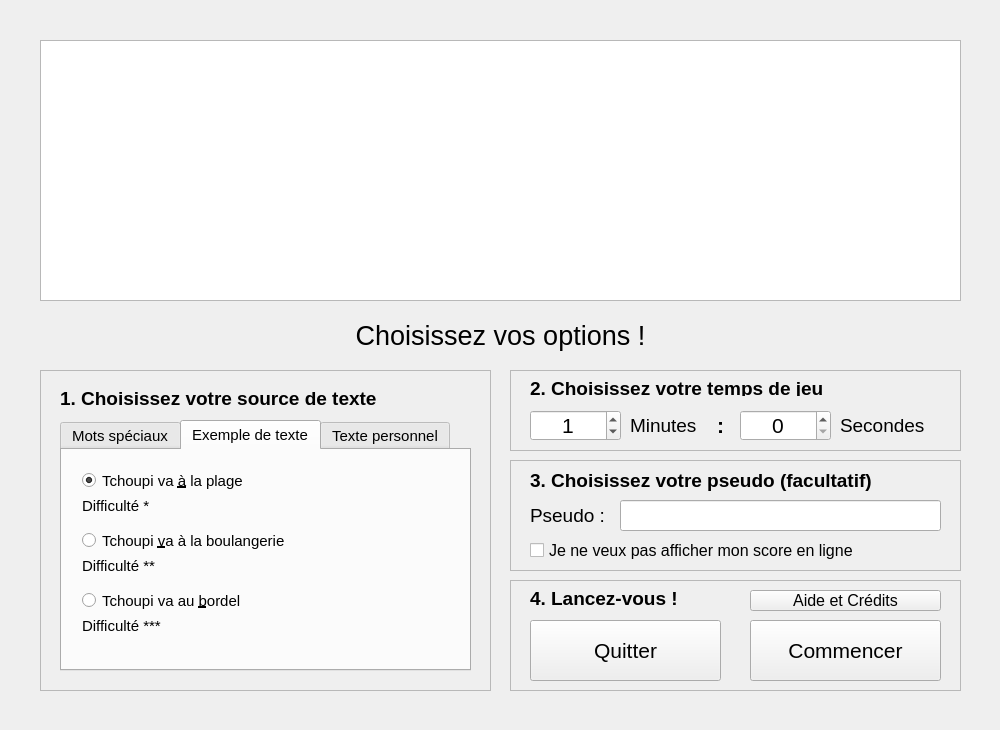
<?xml version="1.0" encoding="UTF-8"?>
<ui version="4.0">
 <class>Menu</class>
 <widget class="QMainWindow" name="Menu">
  <property name="geometry">
   <rect>
    <x>0</x>
    <y>0</y>
    <width>1000</width>
    <height>730</height>
   </rect>
  </property>
  <property name="sizePolicy">
   <sizepolicy hsizetype="Fixed" vsizetype="Fixed">
    <horstretch>0</horstretch>
    <verstretch>0</verstretch>
   </sizepolicy>
  </property>
  <property name="minimumSize">
   <size>
    <width>1000</width>
    <height>730</height>
   </size>
  </property>
  <property name="maximumSize">
   <size>
    <width>1000</width>
    <height>730</height>
   </size>
  </property>
  <property name="windowTitle">
   <string>Menu</string>
  </property>
  <widget class="QWidget" name="ZoneCentrale">
   <widget class="QGraphicsView" name="FondIcone">
    <property name="geometry">
     <rect>
      <x>40</x>
      <y>40</y>
      <width>921</width>
      <height>261</height>
     </rect>
    </property>
   </widget>
   <widget class="QLabel" name="LabelChoisissez">
    <property name="geometry">
     <rect>
      <x>280</x>
      <y>320</y>
      <width>441</width>
      <height>31</height>
     </rect>
    </property>
    <property name="font">
     <font>
      <pointsize>20</pointsize>
     </font>
    </property>
    <property name="text">
     <string>Choisissez vos options !</string>
    </property>
    <property name="alignment">
     <set>Qt::AlignCenter</set>
    </property>
   </widget>
   <widget class="QFrame" name="FrameTempsJeu">
    <property name="geometry">
     <rect>
      <x>510</x>
      <y>370</y>
      <width>451</width>
      <height>81</height>
     </rect>
    </property>
    <property name="frameShape">
     <enum>QFrame::StyledPanel</enum>
    </property>
    <property name="frameShadow">
     <enum>QFrame::Plain</enum>
    </property>
    <widget class="QLabel" name="LabelTempsJeuT">
     <property name="geometry">
      <rect>
       <x>20</x>
       <y>10</y>
       <width>411</width>
       <height>16</height>
      </rect>
     </property>
     <property name="font">
      <font>
       <pointsize>14</pointsize>
       <weight>75</weight>
       <bold>true</bold>
      </font>
     </property>
     <property name="text">
      <string>2. Choisissez votre temps de jeu</string>
     </property>
    </widget>
    <widget class="QLabel" name="LabelTempsJeuMinutes">
     <property name="geometry">
      <rect>
       <x>120</x>
       <y>40</y>
       <width>101</width>
       <height>31</height>
      </rect>
     </property>
     <property name="font">
      <font>
       <pointsize>14</pointsize>
      </font>
     </property>
     <property name="text">
      <string>Minutes</string>
     </property>
    </widget>
    <widget class="QLabel" name="LabelTempsJeuSecondes">
     <property name="geometry">
      <rect>
       <x>330</x>
       <y>40</y>
       <width>101</width>
       <height>31</height>
      </rect>
     </property>
     <property name="font">
      <font>
       <pointsize>14</pointsize>
      </font>
     </property>
     <property name="text">
      <string>Secondes</string>
     </property>
    </widget>
    <widget class="QLabel" name="LabelTempsColon">
     <property name="geometry">
      <rect>
       <x>190</x>
       <y>40</y>
       <width>41</width>
       <height>31</height>
      </rect>
     </property>
     <property name="font">
      <font>
       <pointsize>16</pointsize>
       <weight>75</weight>
       <bold>true</bold>
      </font>
     </property>
     <property name="text">
      <string>:</string>
     </property>
     <property name="alignment">
      <set>Qt::AlignCenter</set>
     </property>
    </widget>
    <widget class="QSpinBox" name="SBoxMinutes">
     <property name="geometry">
      <rect>
       <x>20</x>
       <y>40</y>
       <width>91</width>
       <height>31</height>
      </rect>
     </property>
     <property name="font">
      <font>
       <pointsize>16</pointsize>
      </font>
     </property>
     <property name="alignment">
      <set>Qt::AlignCenter</set>
     </property>
     <property name="maximum">
      <number>10</number>
     </property>
     <property name="singleStep">
      <number>1</number>
     </property>
     <property name="value">
      <number>1</number>
     </property>
    </widget>
    <widget class="QSpinBox" name="SBoxSecondes">
     <property name="geometry">
      <rect>
       <x>230</x>
       <y>40</y>
       <width>91</width>
       <height>31</height>
      </rect>
     </property>
     <property name="font">
      <font>
       <pointsize>16</pointsize>
      </font>
     </property>
     <property name="alignment">
      <set>Qt::AlignCenter</set>
     </property>
     <property name="maximum">
      <number>50</number>
     </property>
     <property name="singleStep">
      <number>10</number>
     </property>
    </widget>
   </widget>
   <widget class="QFrame" name="FrameSource">
    <property name="geometry">
     <rect>
      <x>40</x>
      <y>370</y>
      <width>451</width>
      <height>321</height>
     </rect>
    </property>
    <property name="frameShape">
     <enum>QFrame::StyledPanel</enum>
    </property>
    <property name="frameShadow">
     <enum>QFrame::Raised</enum>
    </property>
    <widget class="QLabel" name="LabelSource">
     <property name="geometry">
      <rect>
       <x>20</x>
       <y>20</y>
       <width>411</width>
       <height>16</height>
      </rect>
     </property>
     <property name="font">
      <font>
       <pointsize>14</pointsize>
       <weight>75</weight>
       <bold>true</bold>
      </font>
     </property>
     <property name="text">
      <string>1. Choisissez votre source de texte</string>
     </property>
    </widget>
    <widget class="QTabWidget" name="TabSourceTexte">
     <property name="geometry">
      <rect>
       <x>20</x>
       <y>50</y>
       <width>411</width>
       <height>251</height>
      </rect>
     </property>
     <property name="font">
      <font>
       <pointsize>11</pointsize>
      </font>
     </property>
     <property name="currentIndex">
      <number>1</number>
     </property>
     <widget class="QWidget" name="TabSpeciaux">
      <attribute name="title">
       <string>Mots spéciaux</string>
      </attribute>
      <widget class="Line" name="Sep1">
       <property name="geometry">
        <rect>
         <x>20</x>
         <y>100</y>
         <width>371</width>
         <height>21</height>
        </rect>
       </property>
       <property name="orientation">
        <enum>Qt::Horizontal</enum>
       </property>
      </widget>
      <widget class="QLabel" name="LabelSyll">
       <property name="geometry">
        <rect>
         <x>50</x>
         <y>170</y>
         <width>211</width>
         <height>31</height>
        </rect>
       </property>
       <property name="font">
        <font>
         <pointsize>14</pointsize>
        </font>
       </property>
       <property name="text">
        <string>possédant la syllabe</string>
       </property>
      </widget>
      <widget class="QRadioButton" name="RadioMotsFR">
       <property name="geometry">
        <rect>
         <x>20</x>
         <y>20</y>
         <width>131</width>
         <height>31</height>
        </rect>
       </property>
       <property name="font">
        <font>
         <pointsize>14</pointsize>
        </font>
       </property>
       <property name="text">
        <string> Affiche&amp;r les</string>
       </property>
       <property name="checked">
        <bool>true</bool>
       </property>
      </widget>
      <widget class="QSpinBox" name="SBoxMotsFR">
       <property name="geometry">
        <rect>
         <x>160</x>
         <y>20</y>
         <width>91</width>
         <height>31</height>
        </rect>
       </property>
       <property name="font">
        <font>
         <pointsize>14</pointsize>
        </font>
       </property>
       <property name="alignment">
        <set>Qt::AlignCenter</set>
       </property>
       <property name="minimum">
        <number>100</number>
       </property>
       <property name="maximum">
        <number>5000</number>
       </property>
       <property name="singleStep">
        <number>100</number>
       </property>
       <property name="value">
        <number>100</number>
       </property>
      </widget>
      <widget class="QLabel" name="LabelMotsFR1">
       <property name="geometry">
        <rect>
         <x>260</x>
         <y>20</y>
         <width>131</width>
         <height>31</height>
        </rect>
       </property>
       <property name="font">
        <font>
         <pointsize>14</pointsize>
        </font>
       </property>
       <property name="text">
        <string>mots les plus</string>
       </property>
      </widget>
      <widget class="QLabel" name="LabelMotsFR2">
       <property name="geometry">
        <rect>
         <x>50</x>
         <y>60</y>
         <width>331</width>
         <height>31</height>
        </rect>
       </property>
       <property name="font">
        <font>
         <pointsize>14</pointsize>
        </font>
       </property>
       <property name="text">
        <string>utilisés de la langue française</string>
       </property>
       <property name="alignment">
        <set>Qt::AlignLeading|Qt::AlignLeft|Qt::AlignVCenter</set>
       </property>
      </widget>
      <widget class="QRadioButton" name="RadioSyll">
       <property name="geometry">
        <rect>
         <x>20</x>
         <y>130</y>
         <width>371</width>
         <height>31</height>
        </rect>
       </property>
       <property name="font">
        <font>
         <pointsize>14</pointsize>
        </font>
       </property>
       <property name="text">
        <string> Afficher uni&amp;quement des mots</string>
       </property>
      </widget>
      <widget class="QLineEdit" name="EntrySyll">
       <property name="geometry">
        <rect>
         <x>240</x>
         <y>170</y>
         <width>81</width>
         <height>31</height>
        </rect>
       </property>
       <property name="font">
        <font>
         <pointsize>14</pointsize>
        </font>
       </property>
       <property name="maxLength">
        <number>5</number>
       </property>
       <property name="alignment">
        <set>Qt::AlignCenter</set>
       </property>
      </widget>
     </widget>
     <widget class="QWidget" name="TabExemple">
      <attribute name="title">
       <string>Exemple de texte</string>
      </attribute>
      <widget class="QRadioButton" name="LabelTexteEx1R">
       <property name="geometry">
        <rect>
         <x>20</x>
         <y>20</y>
         <width>371</width>
         <height>21</height>
        </rect>
       </property>
       <property name="text">
        <string>Tchoupi va &amp;à la plage</string>
       </property>
       <property name="checked">
        <bool>true</bool>
       </property>
      </widget>
      <widget class="QRadioButton" name="LabelTexteEx2R">
       <property name="geometry">
        <rect>
         <x>20</x>
         <y>80</y>
         <width>371</width>
         <height>21</height>
        </rect>
       </property>
       <property name="text">
        <string>Tchoupi &amp;va à la boulangerie</string>
       </property>
      </widget>
      <widget class="QRadioButton" name="LabelTexteEx3R">
       <property name="geometry">
        <rect>
         <x>20</x>
         <y>140</y>
         <width>371</width>
         <height>21</height>
        </rect>
       </property>
       <property name="text">
        <string>Tchoupi va au &amp;bordel</string>
       </property>
      </widget>
      <widget class="QLabel" name="LabelTexteEx1">
       <property name="geometry">
        <rect>
         <x>20</x>
         <y>40</y>
         <width>371</width>
         <height>31</height>
        </rect>
       </property>
       <property name="text">
        <string>Difficulté *</string>
       </property>
      </widget>
      <widget class="QLabel" name="LabelTexteEx2">
       <property name="geometry">
        <rect>
         <x>20</x>
         <y>100</y>
         <width>371</width>
         <height>31</height>
        </rect>
       </property>
       <property name="text">
        <string>Difficulté **</string>
       </property>
      </widget>
      <widget class="QLabel" name="LabelTexteEx3">
       <property name="geometry">
        <rect>
         <x>20</x>
         <y>160</y>
         <width>371</width>
         <height>31</height>
        </rect>
       </property>
       <property name="text">
        <string>Difficulté ***</string>
       </property>
      </widget>
     </widget>
     <widget class="QWidget" name="TabPerso">
      <attribute name="title">
       <string>Texte personnel</string>
      </attribute>
      <widget class="QRadioButton" name="CollerTexteR">
       <property name="geometry">
        <rect>
         <x>20</x>
         <y>10</y>
         <width>371</width>
         <height>21</height>
        </rect>
       </property>
       <property name="text">
        <string>&amp;Texte (copier-coller) :</string>
       </property>
       <property name="checked">
        <bool>true</bool>
       </property>
      </widget>
      <widget class="QPlainTextEdit" name="CollerTexteV">
       <property name="geometry">
        <rect>
         <x>20</x>
         <y>40</y>
         <width>371</width>
         <height>131</height>
        </rect>
       </property>
       <property name="font">
        <font>
         <pointsize>11</pointsize>
        </font>
       </property>
      </widget>
      <widget class="QRadioButton" name="NomTexteR">
       <property name="geometry">
        <rect>
         <x>20</x>
         <y>180</y>
         <width>151</width>
         <height>21</height>
        </rect>
       </property>
       <property name="text">
        <string>Nom du fichier :</string>
       </property>
      </widget>
      <widget class="QLineEdit" name="NomTexteV">
       <property name="geometry">
        <rect>
         <x>170</x>
         <y>180</y>
         <width>221</width>
         <height>21</height>
        </rect>
       </property>
       <property name="font">
        <font>
         <pointsize>11</pointsize>
        </font>
       </property>
       <property name="alignment">
        <set>Qt::AlignCenter</set>
       </property>
      </widget>
     </widget>
    </widget>
   </widget>
   <widget class="QFrame" name="FrameControles">
    <property name="geometry">
     <rect>
      <x>510</x>
      <y>580</y>
      <width>451</width>
      <height>111</height>
     </rect>
    </property>
    <property name="frameShape">
     <enum>QFrame::StyledPanel</enum>
    </property>
    <property name="frameShadow">
     <enum>QFrame::Plain</enum>
    </property>
    <widget class="QLabel" name="LabelLancez">
     <property name="geometry">
      <rect>
       <x>20</x>
       <y>10</y>
       <width>411</width>
       <height>16</height>
      </rect>
     </property>
     <property name="font">
      <font>
       <pointsize>14</pointsize>
       <weight>75</weight>
       <bold>true</bold>
      </font>
     </property>
     <property name="text">
      <string>4. Lancez-vous !</string>
     </property>
    </widget>
    <widget class="QPushButton" name="BoutonCommencer">
     <property name="geometry">
      <rect>
       <x>240</x>
       <y>40</y>
       <width>191</width>
       <height>61</height>
      </rect>
     </property>
     <property name="font">
      <font>
       <pointsize>16</pointsize>
      </font>
     </property>
     <property name="text">
      <string>Commencer</string>
     </property>
    </widget>
    <widget class="QPushButton" name="BoutonQuitter">
     <property name="geometry">
      <rect>
       <x>20</x>
       <y>40</y>
       <width>191</width>
       <height>61</height>
      </rect>
     </property>
     <property name="font">
      <font>
       <pointsize>16</pointsize>
      </font>
     </property>
     <property name="text">
      <string>Quitter</string>
     </property>
    </widget>
    <widget class="QPushButton" name="BoutonAide">
     <property name="geometry">
      <rect>
       <x>240</x>
       <y>10</y>
       <width>191</width>
       <height>21</height>
      </rect>
     </property>
     <property name="font">
      <font>
       <pointsize>12</pointsize>
      </font>
     </property>
     <property name="text">
      <string>Aide et Crédits</string>
     </property>
    </widget>
   </widget>
   <widget class="QFrame" name="FramePseudo">
    <property name="geometry">
     <rect>
      <x>510</x>
      <y>460</y>
      <width>451</width>
      <height>111</height>
     </rect>
    </property>
    <property name="frameShape">
     <enum>QFrame::StyledPanel</enum>
    </property>
    <property name="frameShadow">
     <enum>QFrame::Plain</enum>
    </property>
    <widget class="QLabel" name="LabelPseudoT">
     <property name="geometry">
      <rect>
       <x>20</x>
       <y>10</y>
       <width>411</width>
       <height>21</height>
      </rect>
     </property>
     <property name="font">
      <font>
       <pointsize>14</pointsize>
       <weight>75</weight>
       <bold>true</bold>
      </font>
     </property>
     <property name="text">
      <string>3. Choisissez votre pseudo (facultatif)</string>
     </property>
    </widget>
    <widget class="QLabel" name="LabelPseudo">
     <property name="geometry">
      <rect>
       <x>20</x>
       <y>40</y>
       <width>111</width>
       <height>31</height>
      </rect>
     </property>
     <property name="font">
      <font>
       <pointsize>14</pointsize>
      </font>
     </property>
     <property name="text">
      <string>Pseudo :</string>
     </property>
    </widget>
    <widget class="QLineEdit" name="EntryPseudo">
     <property name="geometry">
      <rect>
       <x>110</x>
       <y>40</y>
       <width>321</width>
       <height>31</height>
      </rect>
     </property>
     <property name="font">
      <font>
       <pointsize>14</pointsize>
       <italic>true</italic>
      </font>
     </property>
     <property name="maxLength">
      <number>20</number>
     </property>
     <property name="alignment">
      <set>Qt::AlignCenter</set>
     </property>
    </widget>
    <widget class="QCheckBox" name="CheckBoxNoOnline">
     <property name="geometry">
      <rect>
       <x>20</x>
       <y>80</y>
       <width>411</width>
       <height>21</height>
      </rect>
     </property>
     <property name="font">
      <font>
       <pointsize>12</pointsize>
       <italic>false</italic>
      </font>
     </property>
     <property name="text">
      <string>Je ne veux pas afficher mon score en ligne</string>
     </property>
    </widget>
   </widget>
   <widget class="QLabel" name="LabelIcone">
    <property name="geometry">
     <rect>
      <x>40</x>
      <y>40</y>
      <width>921</width>
      <height>261</height>
     </rect>
    </property>
    <property name="text">
     <string/>
    </property>
   </widget>
  </widget>
  <action name="actionImprimer_scores">
   <property name="text">
    <string>Imprimer scores</string>
   </property>
  </action>
  <action name="actionPoubelle_Ctrl_Q">
   <property name="text">
    <string>Poubelle (Ctrl + Q)</string>
   </property>
  </action>
  <action name="actionPouet_OMFG">
   <property name="text">
    <string>Pouet (OMFG)</string>
   </property>
  </action>
  <action name="actionTruc_FTG">
   <property name="text">
    <string>Truc (FTG)</string>
   </property>
  </action>
  <action name="MenuFichierQuitter">
   <property name="enabled">
    <bool>true</bool>
   </property>
   <property name="text">
    <string>&amp;Quitter (Ctrl + Q)</string>
   </property>
  </action>
  <action name="MenuFichierParDefaut">
   <property name="text">
    <string>&amp;Par Défaut (Ctrl + D)</string>
   </property>
  </action>
  <action name="MenuAideOuvrirAide">
   <property name="text">
    <string>&amp;Ouvrir le fichier d'aide (Ctrl + H)</string>
   </property>
  </action>
  <action name="MenuAideOuvrirCredits">
   <property name="text">
    <string>Ouvrir &amp;les crédits (Ctrl + R)</string>
   </property>
  </action>
 </widget>
 <layoutdefault spacing="6" margin="11"/>
 <resources/>
 <connections/>
</ui>
